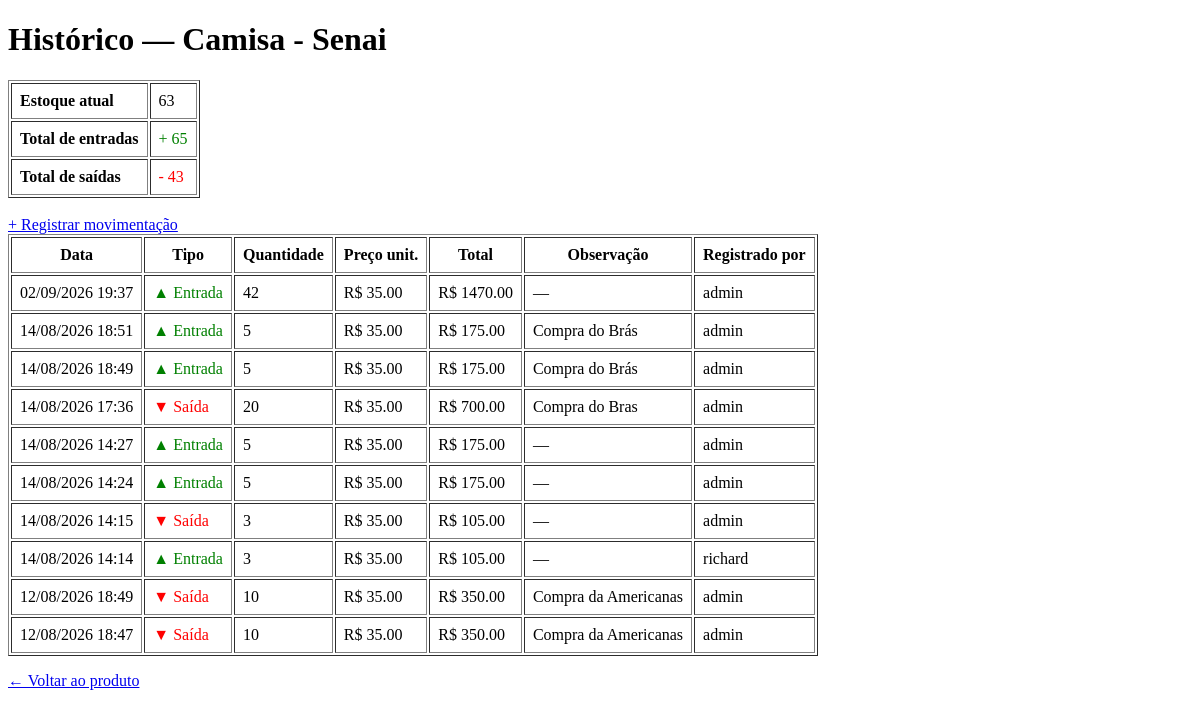
/movimentacoes/produto/1 (signed in), run on an earlier commit of the app's database.
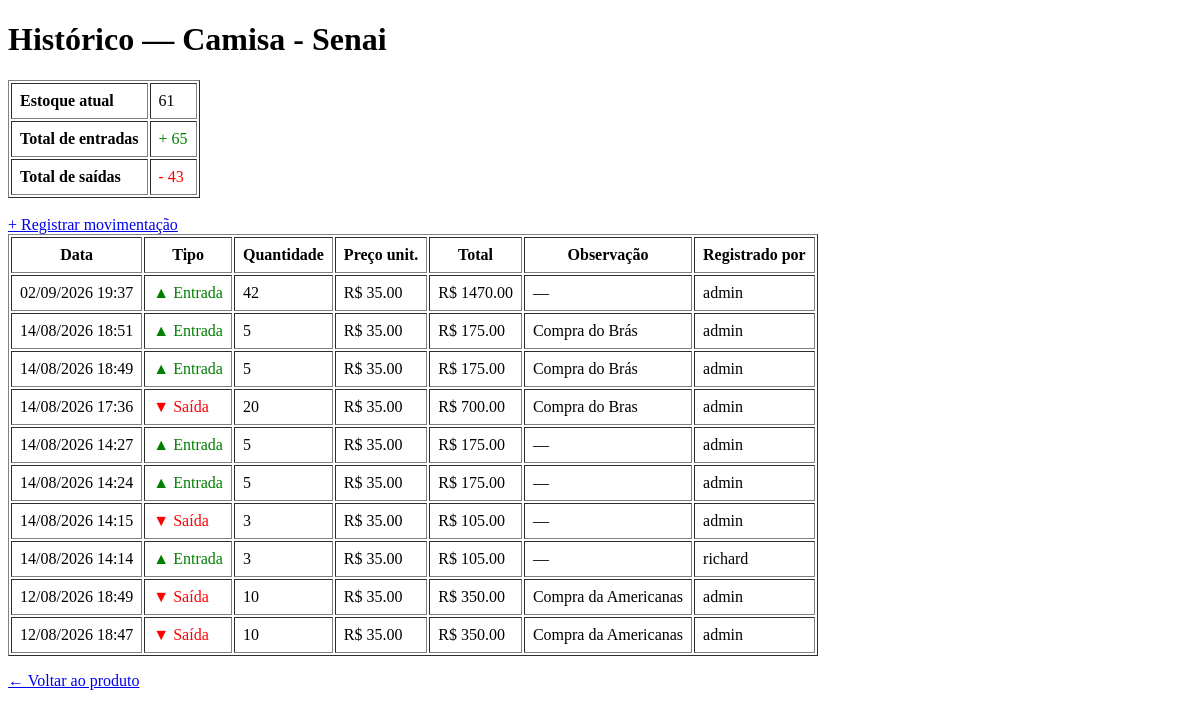
And on a later commit of the database.
### app/models/produto.py (models this page shows, shortened)
class Produto(Base):
    __tablename__ = "produtos"
    id = Column(Integer, primary_key=True, autoincrement=True, index=True)
    nome = Column(String(150), nullable=False, index=True)
    preco = Column(Float, nullable=False, default=0.0)
    estoque_atual = Column(Integer, nullable=False, default=0)
    ativo = Column(Boolean, default=True)
    imagem_path = Column(String(255), nullable=True)
    categoria_id = Column(Integer, ForeignKey("categorias.id", ondelete="SET NULL"), nullable=True )
    categoria = relationship("Categoria", back_populates="produtos")

### app/controllers/movimentacao_controller.py (the view)
@router.get("/produto/{produto_id}")
def historico_produto(
    produto_id: int,
    request: Request,
    db: Session = Depends(get_db),
    usuario = Depends(get_usuario_logado)
):
    produto = db.query(Produto).filter(Produto.id == produto_id).first()
    if not produto:
        return RedirectResponse(url="/produtos", status_code=302)
    movimentacoes = (
        db.query(Movimentacao)
        .filter(Movimentacao.produto_id == produto_id)
        .order_by(Movimentacao.criado_em.desc())
        .all()
    )
    total_entradas = sum(
        m.quantidade for m in movimentacoes
        if m.tipo == TipoMovimentacao.ENTRADA
    )
    total_saidas = sum(
        m.quantidade for m in movimentacoes
        if m.tipo == TipoMovimentacao.SAIDA
    )
    return templates.TemplateResponse(
        request,
        "movimentacoes/historico.html",
        {
            "request":        request,
            "usuario":        usuario,
            "produto":        produto,
            "movimentacoes":  movimentacoes,
            "total_entradas": total_entradas,
            "total_saidas":   total_saidas,
        }
    )

### app/templates/movimentacoes/historico.html (shortened to what this page needs)
<!DOCTYPE html>
<html lang="pt-br">
<head>
</head>
<body>
    <h1>Histórico — {{ produto.nome }}</h1>
    <table border="1" cellpadding="8">
        <tr>
            <td><strong>Estoque atual</strong></td>
            <td>{{ produto.estoque_atual }}</td>
        </tr>
        <tr>
            <td><strong>Total de entradas</strong></td>
            <td style="color:green">+ {{ total_entradas }}</td>
        </tr>
        <tr>
            <td><strong>Total de saídas</strong></td>
            <td style="color:red">- {{ total_saidas }}</td>
        </tr>
    </table>
    <br>
    <a href="/movimentacoes/nova?produto_id={{ produto.id }}">
        + Registrar movimentação
    </a>
    <table border="1" cellpadding="8">
        <thead>
            <tr>
                <th>Data</th>
                <th>Tipo</th>
                <th>Quantidade</th>
                <th>Preço unit.</th>
                <th>Total</th>
                <th>Observação</th>
                <th>Registrado por</th>
            </tr>
        </thead>
        <tbody>
            {% for m in movimentacoes %}
            <tr>
                <td>{{ m.criado_em.strftime('%d/%m/%Y %H:%M') }}</td>
                <td>
                    {% if m.tipo.value == 'entrada' %}
                        <span style="color:green">▲ Entrada</span>
                    {% else %}
                        <span style="color:red">▼ Saída</span>
                    {% endif %}
                </td>
                <td>{{ m.quantidade }}</td>
                <td>R$ {{ "%.2f"|format(m.preco_unitario) }}</td>
                <td>R$ {{ "%.2f"|format(m.valor_total) }}</td>
                <td>{{ m.observacao or "—" }}</td>
                <td>{{ m.usuario.nome if m.usuario else "—" }}</td>
            </tr>
            {% endfor %}
        </tbody>
    </table>
    <p>
        <a href="/produtos/{{ produto.id }}">← Voltar ao produto</a>
    </p>
</body>
</html>

What changed in the data, as far as the page shows it:
changed Produto "Camisa - Senai": estoque_atual "63" → "61"
